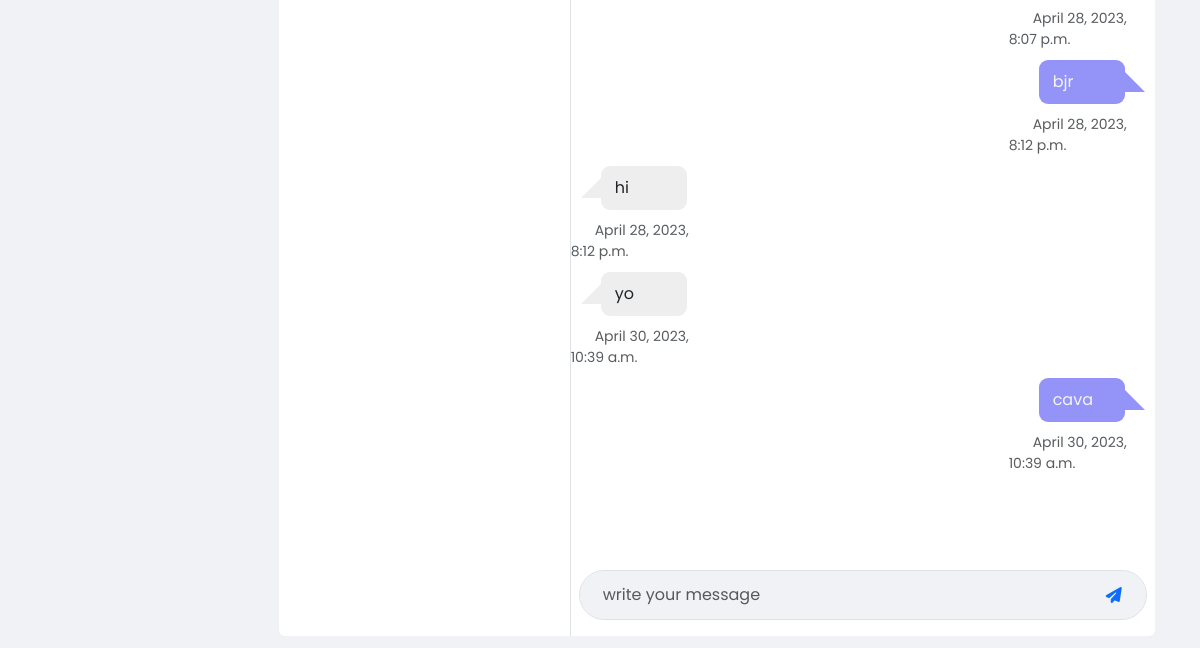
Before: /chat/3 (signed in, lower part) with the older database file.
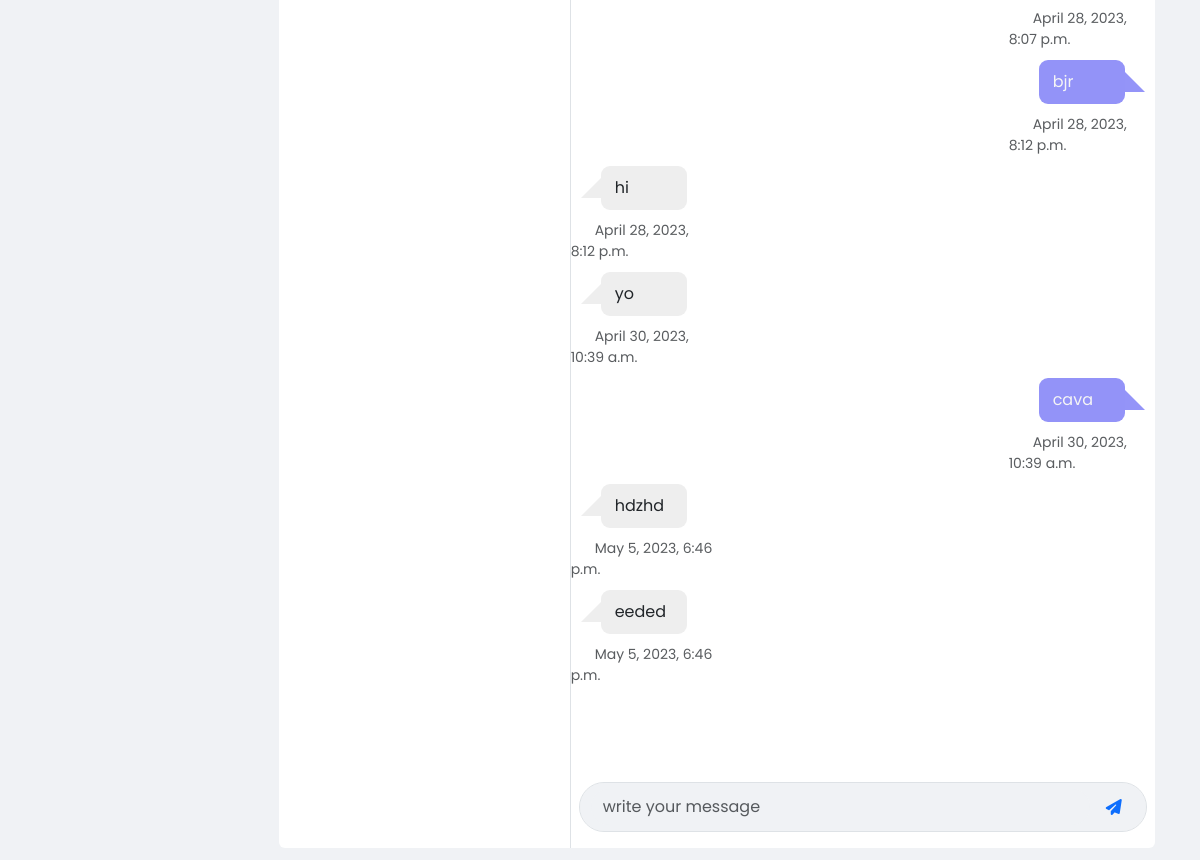
After: the same page with the newer database file.
### chat/models.py (models this page shows, shortened)
class ChatMessage(models.Model):
    body = models.TextField()
    sender = models.ForeignKey(User, on_delete=models.CASCADE, related_name="msg_sender")
    receiver = models.ForeignKey(User, on_delete=models.CASCADE, related_name="msg_receiver")
    date = models.DateTimeField(auto_now_add=True)
    is_read = models.BooleanField(default=False)

### chat/views.py (the view)
# urls.py: path("<user_id>", views.single_chat, name="single_chat"),
@login_required(login_url='users:login')
def single_chat(request, *args, **kwargs):
    context = {}
    user = request.user
    user_id = kwargs.get("user_id")
    if user_id:
        try:
            this_user = User.objects.get(pk=user_id)
            context["this_user"] = this_user
        except:
            return HttpResponse("That user does not exist.")
        try:
            friend_list = FriendsList.objects.get(user= this_user)
        except FriendsList.DoesNotExist:
            return HttpResponse(f"Could not find a friends list for {this_user.username}")
        if user == this_user:
            messages.info(request,"You can't send a message to yourself..Make no sense!!.")
            return redirect("userProfile:profile_view",this_user.id)
        if user != this_user:
            if not user in friend_list.friends.all():
                messages.info(request,"You must be friend to send a message.")
                return redirect("userProfile:profile_view",this_user.id)
        chats = ChatMessage.objects.all()
        nbr_msg_between_user =  ChatMessage.objects.filter(sender=this_user, receiver=user)
        nbr_msg_between_user.update(is_read=True)
        context["nbr_msg"] = nbr_msg_between_user.count()
        context["chats"] = chats
    return render(request, 'chat/single_chat.html', context)

### posts/context_processors.py (called while the page is built)
def extras(request):
    if (request.user.username):
        context={}
        total_msg=[]
        user = request.user
        user_object = User.objects.get(username=request.user.username)
        if user_object == user:
            friend_requests = FriendRequest.objects.filter(receiver= user_object, is_active = True)
        try:
            friend_list = FriendsList.objects.get(user=user_object)
            for friend in friend_list.friends.all():
                chat_messages = ChatMessage.objects.filter(sender__id=friend.id, receiver=user, is_read=False)
                total_msg.append(chat_messages.count())
        except FriendsList.DoesNotExist:
            return context
        context = {
            'friend_requests': friend_requests,
            'total_msg': sum(total_msg)
        }
        return context
    return{}

### templates/chat/single_chat.html (shortened to what this page needs)
{% extends 'chat/base_chat.html' %} {% block content %}
<div class="container my-2 mb-3 mx-auto bg-white rounded p-0">
  <div class="row g-0">
    <div class="col-md-4 border-end">
    </div>
    <div class="col-md-8 d-flex flex-column">
      <div class="chat-panel">
        {% for chat in chats %}
          {% if chat.sender == request.user and chat.receiver == this_user %}
          <div class="send row g-0">
            <div class="col-md-3 offset-md-9">
              <div class="chat-bubble right-bubble">{{chat.body}}</div>
              <span class="time ms-4 text-muted small">{{chat.date}}</span>
            </div>
          </div>
          {% elif chat.sender == this_user and chat.receiver == request.user%}
          <div class="receive row g-0">
            <div class="col-md-3">
              <div class="chat-bubble left-bubble">{{chat.body}}</div>
              <span class="time ms-4 text-muted small">{{chat.date}}</span>
            </div>
          </div>
          {% endif %}
        {% endfor %}
      </div>
      <div class="row mt-5">
        <div class="col-12">
          <div class="chat-box-tray mx-2 mt-5">
            <div class="rounded-pill mb-3">
              <form
                action=""
                method="POST"
                id="chat-form"
                class="input-group rounded-pill bg-gray form-control">
                <input
                  type="text"
                  id="message"
                  name="body"
                  class="form-control border-0 bg-gray rounded-pill"
                  placeholder="write your message"
                  required/>
                <button
                  class="ms-1 border-0 btn btn-outline-primary rounded-pill"
                  type="submit"
                  id="button-addon2">
                  <i class="fa-solid fa-paper-plane"></i>
                </button>
              </form>
            </div>
          </div>
        </div>
      </div>
    </div>
  </div>
</div>
{% endblock content %}

### templates/chat/base_chat.html (shortened to what this page needs)
{% load static %}
<html lang="en">
  <head>
    <link
      rel="stylesheet"
      href="https://cdnjs.cloudflare.com/ajax/libs/font-awesome/6.2.1/css/all.min.css"
 />
    <link
      href="https://cdn.jsdelivr.net/npm/bootstrap@5.3.0-alpha1/dist/css/bootstrap.min.css"
      rel="stylesheet"
 />
    <link rel="stylesheet" href="{% static 'css/chat.css' %}" />
    <link rel="stylesheet" href="{% static 'css/main.css' %}" />
    <link rel="stylesheet" href="{% static 'css/public_chat.css' %}" />
  </head>
  <body class="bg-gray">
    <main class="container-fluid" >
      <div class="row justify-content-evenly" style="position: relative; top: 5.4rem">
        <div class="col-12 col-lg-2">
        </div>
        <div class="col-12 col-lg-9">{% block content%} {% endblock %}</div>
      </div>
    </main>
  </body>
</html>

### templates/partials/_navbar.html (shortened to what this page needs)
{% load static %}

### static/css/chat.css (style rules this page uses)
.chat-bubble { padding: 10px 14px; background: #eee; margin: 10px 30px; border-radius: 9px; position: relative; animation: fadeIn 1s ease-in; }
.chat-bubble::after { content: ""; position: absolute; top: 50%; width: 0; height: 0; border: 20px solid transparent; border-bottom: 0; margin-top: -10px; }
.left-bubble::after { left: 0; border-right-color: #eee !important; border-left: 0; margin-left: -20px; }
.right-bubble::after { right: 0; border-left-color: rgba(33, 33, 240, 0.484) !important; border-right: 0; margin-right: -20px; }
.offset-md-9 .chat-bubble { background: rgba(33, 33, 240, 0.484) !important; color: whitesmoke; }

### static/css/main.css (style rules this page uses)
body { font-family: "poppins", sans-serif; }
.bg-gray { background-color: #f0f2f5; }
.btn { transition: all 300ms ease; }

Changed rows visible on the page:
added ChatMessage: body "hdzhd", date "May 5, 2023, 6:46 p.m."
added ChatMessage: body "eeded", date "May 5, 2023, 6:46 p.m."
